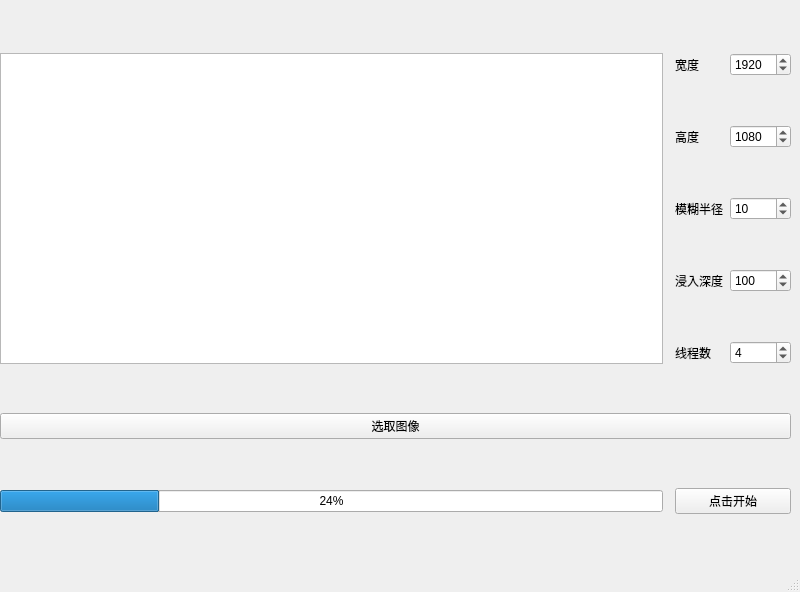
<?xml version="1.0" encoding="UTF-8"?>
<ui version="4.0">
 <class>mainWindow</class>
 <widget class="QMainWindow" name="mainWindow">
  <property name="geometry">
   <rect>
    <x>0</x>
    <y>0</y>
    <width>800</width>
    <height>592</height>
   </rect>
  </property>
  <property name="sizePolicy">
   <sizepolicy hsizetype="Fixed" vsizetype="Fixed">
    <horstretch>0</horstretch>
    <verstretch>0</verstretch>
   </sizepolicy>
  </property>
  <property name="minimumSize">
   <size>
    <width>800</width>
    <height>300</height>
   </size>
  </property>
  <property name="windowTitle">
   <string>Adjust Images (By Cycoe)</string>
  </property>
  <widget class="QWidget" name="centralwidget">
   <widget class="QWidget" name="layoutWidget">
    <property name="geometry">
     <rect>
      <x>0</x>
      <y>10</y>
      <width>791</width>
      <height>551</height>
     </rect>
    </property>
    <layout class="QGridLayout" name="mainLayout">
     <item row="3" column="2">
      <widget class="QLabel" name="labelDepth">
       <property name="text">
        <string>浸入深度</string>
       </property>
      </widget>
     </item>
     <item row="3" column="3">
      <widget class="QSpinBox" name="spinDepth">
       <property name="maximum">
        <number>200</number>
       </property>
       <property name="value">
        <number>100</number>
       </property>
      </widget>
     </item>
     <item row="0" column="3">
      <widget class="QSpinBox" name="spinWidth">
       <property name="minimum">
        <number>100</number>
       </property>
       <property name="maximum">
        <number>10000</number>
       </property>
       <property name="value">
        <number>1920</number>
       </property>
      </widget>
     </item>
     <item row="0" column="2">
      <widget class="QLabel" name="labelWidth">
       <property name="text">
        <string>宽度</string>
       </property>
      </widget>
     </item>
     <item row="1" column="3">
      <widget class="QSpinBox" name="spinHeight">
       <property name="minimum">
        <number>100</number>
       </property>
       <property name="maximum">
        <number>10000</number>
       </property>
       <property name="value">
        <number>1080</number>
       </property>
      </widget>
     </item>
     <item row="1" column="2">
      <widget class="QLabel" name="labelHeight">
       <property name="text">
        <string>高度</string>
       </property>
      </widget>
     </item>
     <item row="4" column="3">
      <widget class="QSpinBox" name="spinThreads">
       <property name="minimum">
        <number>1</number>
       </property>
       <property name="maximum">
        <number>10</number>
       </property>
       <property name="value">
        <number>4</number>
       </property>
      </widget>
     </item>
     <item row="0" column="0" rowspan="5">
      <widget class="QListWidget" name="listImages"/>
     </item>
     <item row="7" column="2" colspan="2">
      <widget class="QPushButton" name="btnRun">
       <property name="text">
        <string>点击开始</string>
       </property>
      </widget>
     </item>
     <item row="2" column="2">
      <widget class="QLabel" name="labelRadius">
       <property name="text">
        <string>模糊半径</string>
       </property>
      </widget>
     </item>
     <item row="2" column="3">
      <widget class="QSpinBox" name="spinRadius">
       <property name="maximum">
        <number>50</number>
       </property>
       <property name="value">
        <number>10</number>
       </property>
      </widget>
     </item>
     <item row="4" column="2">
      <widget class="QLabel" name="labelThreads">
       <property name="text">
        <string>线程数</string>
       </property>
      </widget>
     </item>
     <item row="7" column="0">
      <widget class="QProgressBar" name="progressBar">
       <property name="value">
        <number>24</number>
       </property>
      </widget>
     </item>
     <item row="5" column="0" colspan="4">
      <widget class="QPushButton" name="btnSelect">
       <property name="text">
        <string>选取图像</string>
       </property>
      </widget>
     </item>
    </layout>
   </widget>
  </widget>
  <widget class="QStatusBar" name="statusbar"/>
 </widget>
 <resources/>
 <connections/>
</ui>
